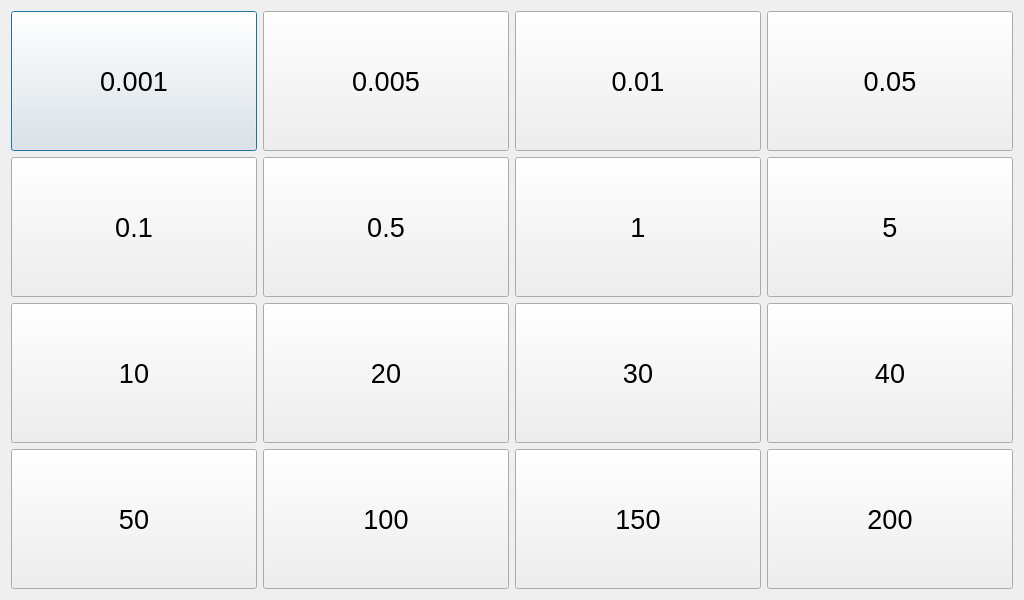
<?xml version="1.0" encoding="UTF-8"?>
<ui version="4.0">
 <class>ViewDistance</class>
 <widget class="QDialog" name="ViewDistance">
  <property name="geometry">
   <rect>
    <x>0</x>
    <y>0</y>
    <width>1024</width>
    <height>600</height>
   </rect>
  </property>
  <property name="windowTitle">
   <string>Dialog</string>
  </property>
  <layout class="QGridLayout" name="gridLayout">
   <item row="0" column="0">
    <widget class="QPushButton" name="bt01">
     <property name="sizePolicy">
      <sizepolicy hsizetype="Expanding" vsizetype="Expanding">
       <horstretch>0</horstretch>
       <verstretch>0</verstretch>
      </sizepolicy>
     </property>
     <property name="font">
      <font>
       <pointsize>20</pointsize>
      </font>
     </property>
     <property name="text">
      <string>0.001</string>
     </property>
    </widget>
   </item>
   <item row="0" column="1">
    <widget class="QPushButton" name="bt02">
     <property name="sizePolicy">
      <sizepolicy hsizetype="Expanding" vsizetype="Expanding">
       <horstretch>0</horstretch>
       <verstretch>0</verstretch>
      </sizepolicy>
     </property>
     <property name="font">
      <font>
       <pointsize>20</pointsize>
      </font>
     </property>
     <property name="text">
      <string>0.005</string>
     </property>
    </widget>
   </item>
   <item row="0" column="2">
    <widget class="QPushButton" name="bt03">
     <property name="sizePolicy">
      <sizepolicy hsizetype="Expanding" vsizetype="Expanding">
       <horstretch>0</horstretch>
       <verstretch>0</verstretch>
      </sizepolicy>
     </property>
     <property name="font">
      <font>
       <pointsize>20</pointsize>
      </font>
     </property>
     <property name="text">
      <string>0.01</string>
     </property>
    </widget>
   </item>
   <item row="0" column="3">
    <widget class="QPushButton" name="bt04">
     <property name="sizePolicy">
      <sizepolicy hsizetype="Expanding" vsizetype="Expanding">
       <horstretch>0</horstretch>
       <verstretch>0</verstretch>
      </sizepolicy>
     </property>
     <property name="font">
      <font>
       <pointsize>20</pointsize>
      </font>
     </property>
     <property name="text">
      <string>0.05</string>
     </property>
    </widget>
   </item>
   <item row="1" column="0">
    <widget class="QPushButton" name="bt05">
     <property name="sizePolicy">
      <sizepolicy hsizetype="Expanding" vsizetype="Expanding">
       <horstretch>0</horstretch>
       <verstretch>0</verstretch>
      </sizepolicy>
     </property>
     <property name="font">
      <font>
       <pointsize>20</pointsize>
      </font>
     </property>
     <property name="text">
      <string>0.1</string>
     </property>
    </widget>
   </item>
   <item row="1" column="1">
    <widget class="QPushButton" name="bt06">
     <property name="sizePolicy">
      <sizepolicy hsizetype="Expanding" vsizetype="Expanding">
       <horstretch>0</horstretch>
       <verstretch>0</verstretch>
      </sizepolicy>
     </property>
     <property name="font">
      <font>
       <pointsize>20</pointsize>
      </font>
     </property>
     <property name="text">
      <string>0.5</string>
     </property>
    </widget>
   </item>
   <item row="1" column="2">
    <widget class="QPushButton" name="bt07">
     <property name="sizePolicy">
      <sizepolicy hsizetype="Expanding" vsizetype="Expanding">
       <horstretch>0</horstretch>
       <verstretch>0</verstretch>
      </sizepolicy>
     </property>
     <property name="font">
      <font>
       <pointsize>20</pointsize>
      </font>
     </property>
     <property name="text">
      <string>1</string>
     </property>
    </widget>
   </item>
   <item row="1" column="3">
    <widget class="QPushButton" name="bt08">
     <property name="sizePolicy">
      <sizepolicy hsizetype="Expanding" vsizetype="Expanding">
       <horstretch>0</horstretch>
       <verstretch>0</verstretch>
      </sizepolicy>
     </property>
     <property name="font">
      <font>
       <pointsize>20</pointsize>
      </font>
     </property>
     <property name="text">
      <string>5</string>
     </property>
    </widget>
   </item>
   <item row="2" column="0">
    <widget class="QPushButton" name="bt09">
     <property name="sizePolicy">
      <sizepolicy hsizetype="Expanding" vsizetype="Expanding">
       <horstretch>0</horstretch>
       <verstretch>0</verstretch>
      </sizepolicy>
     </property>
     <property name="font">
      <font>
       <pointsize>20</pointsize>
      </font>
     </property>
     <property name="text">
      <string>10</string>
     </property>
    </widget>
   </item>
   <item row="2" column="1">
    <widget class="QPushButton" name="bt10">
     <property name="sizePolicy">
      <sizepolicy hsizetype="Expanding" vsizetype="Expanding">
       <horstretch>0</horstretch>
       <verstretch>0</verstretch>
      </sizepolicy>
     </property>
     <property name="font">
      <font>
       <pointsize>20</pointsize>
      </font>
     </property>
     <property name="text">
      <string>20</string>
     </property>
    </widget>
   </item>
   <item row="2" column="2">
    <widget class="QPushButton" name="bt11">
     <property name="sizePolicy">
      <sizepolicy hsizetype="Expanding" vsizetype="Expanding">
       <horstretch>0</horstretch>
       <verstretch>0</verstretch>
      </sizepolicy>
     </property>
     <property name="font">
      <font>
       <pointsize>20</pointsize>
      </font>
     </property>
     <property name="text">
      <string>30</string>
     </property>
    </widget>
   </item>
   <item row="2" column="3">
    <widget class="QPushButton" name="bt12">
     <property name="sizePolicy">
      <sizepolicy hsizetype="Expanding" vsizetype="Expanding">
       <horstretch>0</horstretch>
       <verstretch>0</verstretch>
      </sizepolicy>
     </property>
     <property name="font">
      <font>
       <pointsize>20</pointsize>
      </font>
     </property>
     <property name="text">
      <string>40</string>
     </property>
    </widget>
   </item>
   <item row="3" column="0">
    <widget class="QPushButton" name="bt13">
     <property name="sizePolicy">
      <sizepolicy hsizetype="Expanding" vsizetype="Expanding">
       <horstretch>0</horstretch>
       <verstretch>0</verstretch>
      </sizepolicy>
     </property>
     <property name="font">
      <font>
       <pointsize>20</pointsize>
      </font>
     </property>
     <property name="text">
      <string>50</string>
     </property>
    </widget>
   </item>
   <item row="3" column="1">
    <widget class="QPushButton" name="bt14">
     <property name="sizePolicy">
      <sizepolicy hsizetype="Expanding" vsizetype="Expanding">
       <horstretch>0</horstretch>
       <verstretch>0</verstretch>
      </sizepolicy>
     </property>
     <property name="font">
      <font>
       <pointsize>20</pointsize>
      </font>
     </property>
     <property name="text">
      <string>100</string>
     </property>
    </widget>
   </item>
   <item row="3" column="2">
    <widget class="QPushButton" name="bt15">
     <property name="sizePolicy">
      <sizepolicy hsizetype="Expanding" vsizetype="Expanding">
       <horstretch>0</horstretch>
       <verstretch>0</verstretch>
      </sizepolicy>
     </property>
     <property name="font">
      <font>
       <pointsize>20</pointsize>
      </font>
     </property>
     <property name="text">
      <string>150</string>
     </property>
    </widget>
   </item>
   <item row="3" column="3">
    <widget class="QPushButton" name="bt16">
     <property name="sizePolicy">
      <sizepolicy hsizetype="Expanding" vsizetype="Expanding">
       <horstretch>0</horstretch>
       <verstretch>0</verstretch>
      </sizepolicy>
     </property>
     <property name="font">
      <font>
       <pointsize>20</pointsize>
      </font>
     </property>
     <property name="text">
      <string>200</string>
     </property>
    </widget>
   </item>
  </layout>
 </widget>
 <resources/>
 <connections>
  <connection>
   <sender>bt01</sender>
   <signal>pressed()</signal>
   <receiver>ViewDistance</receiver>
   <slot>returnDistance()</slot>
   <hints>
    <hint type="sourcelabel">
     <x>20</x>
     <y>20</y>
    </hint>
    <hint type="destinationlabel">
     <x>20</x>
     <y>20</y>
    </hint>
   </hints>
  </connection>
  <connection>
   <sender>bt02</sender>
   <signal>pressed()</signal>
   <receiver>ViewDistance</receiver>
   <slot>returnDistance()</slot>
   <hints>
    <hint type="sourcelabel">
     <x>20</x>
     <y>20</y>
    </hint>
    <hint type="destinationlabel">
     <x>20</x>
     <y>20</y>
    </hint>
   </hints>
  </connection>
  <connection>
   <sender>bt03</sender>
   <signal>pressed()</signal>
   <receiver>ViewDistance</receiver>
   <slot>returnDistance()</slot>
   <hints>
    <hint type="sourcelabel">
     <x>20</x>
     <y>20</y>
    </hint>
    <hint type="destinationlabel">
     <x>20</x>
     <y>20</y>
    </hint>
   </hints>
  </connection>
  <connection>
   <sender>bt04</sender>
   <signal>pressed()</signal>
   <receiver>ViewDistance</receiver>
   <slot>returnDistance()</slot>
   <hints>
    <hint type="sourcelabel">
     <x>20</x>
     <y>20</y>
    </hint>
    <hint type="destinationlabel">
     <x>20</x>
     <y>20</y>
    </hint>
   </hints>
  </connection>
  <connection>
   <sender>bt05</sender>
   <signal>pressed()</signal>
   <receiver>ViewDistance</receiver>
   <slot>returnDistance()</slot>
   <hints>
    <hint type="sourcelabel">
     <x>20</x>
     <y>20</y>
    </hint>
    <hint type="destinationlabel">
     <x>20</x>
     <y>20</y>
    </hint>
   </hints>
  </connection>
  <connection>
   <sender>bt06</sender>
   <signal>pressed()</signal>
   <receiver>ViewDistance</receiver>
   <slot>returnDistance()</slot>
   <hints>
    <hint type="sourcelabel">
     <x>20</x>
     <y>20</y>
    </hint>
    <hint type="destinationlabel">
     <x>20</x>
     <y>20</y>
    </hint>
   </hints>
  </connection>
  <connection>
   <sender>bt07</sender>
   <signal>pressed()</signal>
   <receiver>ViewDistance</receiver>
   <slot>returnDistance()</slot>
   <hints>
    <hint type="sourcelabel">
     <x>20</x>
     <y>20</y>
    </hint>
    <hint type="destinationlabel">
     <x>20</x>
     <y>20</y>
    </hint>
   </hints>
  </connection>
  <connection>
   <sender>bt08</sender>
   <signal>pressed()</signal>
   <receiver>ViewDistance</receiver>
   <slot>returnDistance()</slot>
   <hints>
    <hint type="sourcelabel">
     <x>20</x>
     <y>20</y>
    </hint>
    <hint type="destinationlabel">
     <x>20</x>
     <y>20</y>
    </hint>
   </hints>
  </connection>
  <connection>
   <sender>bt09</sender>
   <signal>pressed()</signal>
   <receiver>ViewDistance</receiver>
   <slot>returnDistance()</slot>
   <hints>
    <hint type="sourcelabel">
     <x>20</x>
     <y>20</y>
    </hint>
    <hint type="destinationlabel">
     <x>20</x>
     <y>20</y>
    </hint>
   </hints>
  </connection>
  <connection>
   <sender>bt10</sender>
   <signal>pressed()</signal>
   <receiver>ViewDistance</receiver>
   <slot>returnDistance()</slot>
   <hints>
    <hint type="sourcelabel">
     <x>20</x>
     <y>20</y>
    </hint>
    <hint type="destinationlabel">
     <x>20</x>
     <y>20</y>
    </hint>
   </hints>
  </connection>
  <connection>
   <sender>bt11</sender>
   <signal>pressed()</signal>
   <receiver>ViewDistance</receiver>
   <slot>returnDistance()</slot>
   <hints>
    <hint type="sourcelabel">
     <x>20</x>
     <y>20</y>
    </hint>
    <hint type="destinationlabel">
     <x>20</x>
     <y>20</y>
    </hint>
   </hints>
  </connection>
  <connection>
   <sender>bt12</sender>
   <signal>pressed()</signal>
   <receiver>ViewDistance</receiver>
   <slot>returnDistance()</slot>
   <hints>
    <hint type="sourcelabel">
     <x>20</x>
     <y>20</y>
    </hint>
    <hint type="destinationlabel">
     <x>20</x>
     <y>20</y>
    </hint>
   </hints>
  </connection>
  <connection>
   <sender>bt13</sender>
   <signal>pressed()</signal>
   <receiver>ViewDistance</receiver>
   <slot>returnDistance()</slot>
   <hints>
    <hint type="sourcelabel">
     <x>20</x>
     <y>20</y>
    </hint>
    <hint type="destinationlabel">
     <x>20</x>
     <y>20</y>
    </hint>
   </hints>
  </connection>
  <connection>
   <sender>bt14</sender>
   <signal>pressed()</signal>
   <receiver>ViewDistance</receiver>
   <slot>returnDistance()</slot>
   <hints>
    <hint type="sourcelabel">
     <x>20</x>
     <y>20</y>
    </hint>
    <hint type="destinationlabel">
     <x>20</x>
     <y>20</y>
    </hint>
   </hints>
  </connection>
  <connection>
   <sender>bt15</sender>
   <signal>pressed()</signal>
   <receiver>ViewDistance</receiver>
   <slot>returnDistance()</slot>
   <hints>
    <hint type="sourcelabel">
     <x>20</x>
     <y>20</y>
    </hint>
    <hint type="destinationlabel">
     <x>20</x>
     <y>20</y>
    </hint>
   </hints>
  </connection>
  <connection>
   <sender>bt16</sender>
   <signal>pressed()</signal>
   <receiver>ViewDistance</receiver>
   <slot>returnDistance()</slot>
   <hints>
    <hint type="sourcelabel">
     <x>20</x>
     <y>20</y>
    </hint>
    <hint type="destinationlabel">
     <x>20</x>
     <y>20</y>
    </hint>
   </hints>
  </connection>
 </connections>
 <slots>
  <slot>returnDistance()</slot>
 </slots>
</ui>
